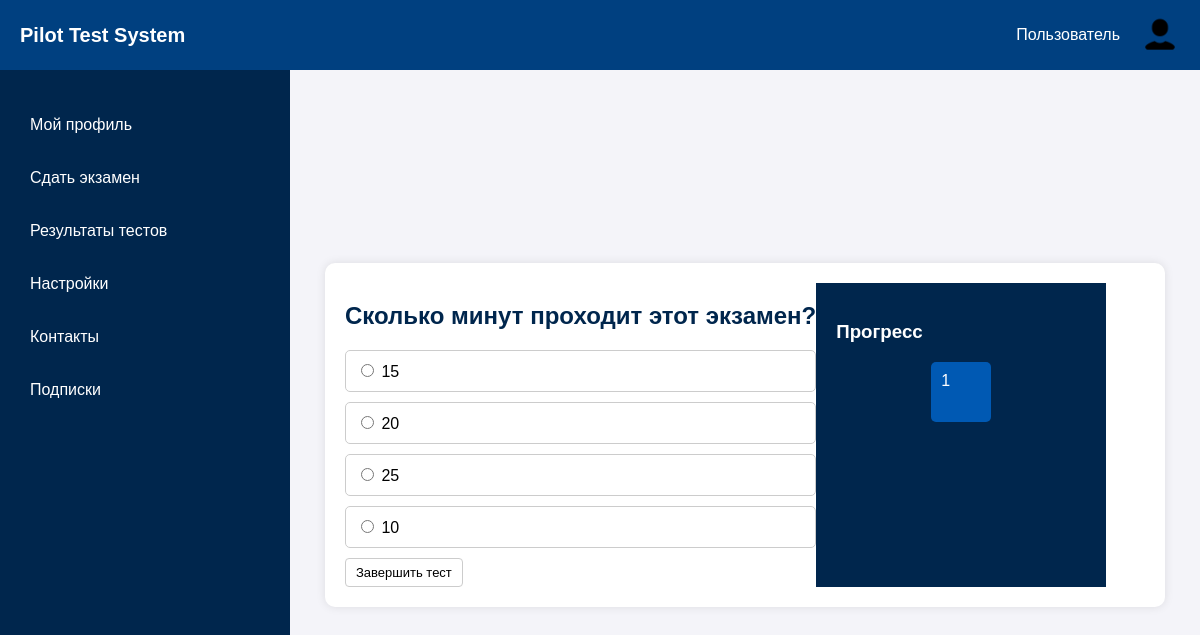
Screenshot of /exam/2/ (signed in) with the database file from the repository.
### exams/models.py (models this page shows, shortened)
class Question(models.Model):
    exam = models.ForeignKey(Exam, related_name='questions', on_delete=models.CASCADE)
    text = models.TextField()

class Option(models.Model):
    question = models.ForeignKey(Question, related_name='options', on_delete=models.CASCADE)
    text = models.CharField(max_length=255)
    is_correct = models.BooleanField(default=False)

### exams/views.py (the view, shortened to what this page needs)
# urls.py: path('exam/<int:exam_id>/', exam_detail, name='test_process'),
@login_required
def exam_detail(request, exam_id):
    exam = get_object_or_404(Exam, id=exam_id)
    questions = list(exam.questions.all().order_by('id'))
    question_id = request.GET.get('question_id')
    current_question = get_object_or_404(Question, id=question_id) if question_id else questions[0]
    user_answer = UserAnswer.objects.filter(user=request.user, question=current_question).first()
    return render(request, 'test_process.html', {
        'exam': exam,
        'current_question': current_question,
        'questions': questions,
        'user_answer': user_answer,
    })

### templates/test_process.html (shortened to what this page needs)
{% load static %}
<!DOCTYPE html>
<html lang="ru">
<head>
    <link rel="stylesheet" href="{% static 'main_style.css' %}">
</head>
<body>
    <header class="top-bar">
        <div class="logo">Pilot Test System</div>
        <div class="user-info">
            <span class="user-name">Пользователь</span>
            <img src="imgs/icon_user.png" alt="Фото профиля" class="user-photo">
        </div>
    </header>
    <div class="container">
        <aside class="sidebar">
            <nav>
                <ul>
                    <li><a href="{% url 'profile' %}">Мой профиль</a></li>
                    <li><a href="{% url 'tests' %}">Сдать экзамен</a></li>
                    <li><a href="test_result.html">Результаты тестов</a></li>
                    <li><a href="settings.html">Настройки</a></li>
                    <li><a href="contacts.html">Контакты</a></li>
                    <li><a href="subscriptions.html">Подписки</a></li>
                </ul>
            </nav>
        </aside>
           <main class="main-content">
            <div class="test-container">
                <form method="post" class="question-panel">
                    <h2 id="question-text">{{ current_question.text }}</h2>
                    <div class="options">
                        {% for option in current_question.options.all %}
                        <label>
                            <input type="radio" name="answer_{{ current_question.id }}" value="{{ option.id }}" {% if user_answer and user_answer.selected_option and option.id == user_answer.selected_option.id %} checked {% endif %}>
                            {{ option.text }}
                          </label>
                        {% endfor %}
                    </div>
                    {% with questions|last as last_question %}
                        {% if current_question.id == last_question.id %}
                            <button id="finish-btn" type="submit" name="action" value="finish">Завершить тест</button>
                        {% else %}
                            <button type="submit" name="action" value="next">Далее</button>
                        {% endif %}
                    {% endwith %}
                </form>
                <div class="sidebar">
                    <h3>Прогресс</h3>
                    <div id="question-list" class="question-list">
                        {% for question in questions %}
                        <a href="{% url 'test_process' exam.id %}?question_id={{ question.id }}" class="question-item {% if question.id == current_question.id %}active{% endif %}" data-question-id="{{ question.id }}">
                            {{ forloop.counter }}
                        </a>
                        {% endfor %}
                    </div>
                </div>
            </div>
        </main>
    </div>
</body>
</html>

### static/main_style.css (style rules this page uses)
body { font-family: Arial, sans-serif; margin: 0; padding: 0; background-color: #f4f4f9; display: flex; flex-direction: column; height: 100vh; }
.top-bar { display: flex; justify-content: space-between; align-items: center; background: #004080; color: white; padding: 15px 20px; }
.logo { font-size: 20px; font-weight: bold; }
.user-info { display: flex; align-items: center; }
.user-photo { width: 40px; height: 40px; border-radius: 50%; margin-left: 10px; }
.user-name { margin-right: 10px; color: white; }
.container { display: flex; flex: 1; }
.sidebar { width: 250px; background: #00264d; padding: 20px; color: white; }
.sidebar ul { list-style: none; padding: 0; }
.sidebar li { margin: 15px 0; }
.sidebar a { color: white; text-decoration: none; display: block; padding: 10px; border-radius: 5px; transition: 0.3s; }
.main-content { flex: 1; padding: 30px; }
h2 { text-align: center; color: #00264d; font-size: 22px; margin-bottom: 15px; }
button { padding: 6px 10px; border: 1px solid #ccc; border-radius: 4px; background: none; cursor: pointer; font-size: 13px; transition: 0.2s; }
h2 { font-size: 24px; color: #00264d; margin-bottom: 20px; }
.main-content { flex: 1; padding: 30px; display: flex; justify-content: center; align-items: center; }
.test-container { display: flex; background: white; padding: 20px; border-radius: 10px; box-shadow: 0 0 10px rgba(0, 0, 0, 0.1); width: 800px; }
.options label { display: block; margin: 10px 0; padding: 10px; border: 1px solid #ccc; border-radius: 5px; cursor: pointer; transition: 0.3s; }
.question-list { display: flex; flex-wrap: wrap; gap: 10px; justify-content: center; }
.question-item { width: 40px; height: 40px; display: flex; align-items: center; justify-content: center; border-radius: 5px; background: #0059b3; color: white; cursor: pointer; transition: 0.3s; }

### rows the page displays
Question: text "Сколько минут проходит этот экзамен?"
Option: text "15"
Option: text "20"
Option: text "25"
Option: text "10"
